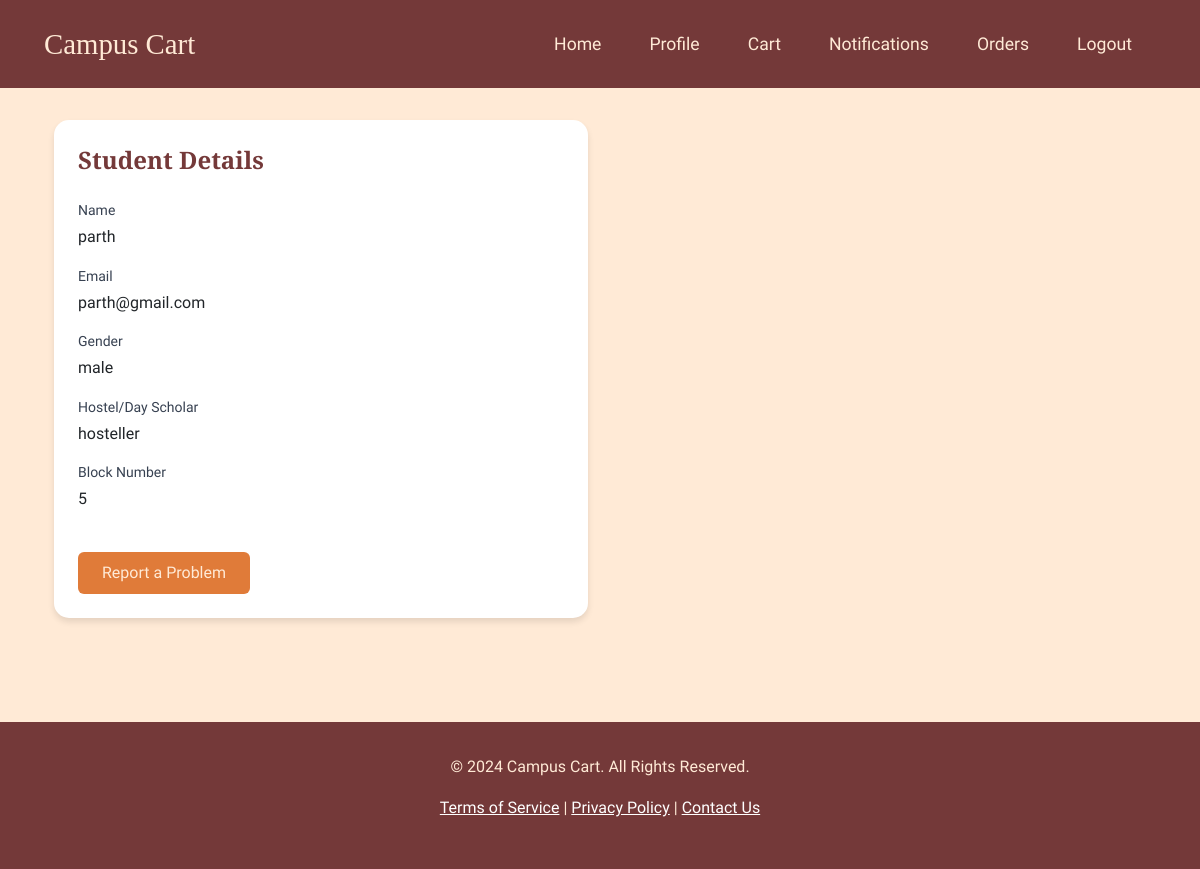
The app's page /student/profile (signed in) with its own data.
### ssp/models.py (models this page shows, shortened)
class Users(db.Model, UserMixin):
    id = db.Column(db.Integer, primary_key=True)
    email = db.Column(db.String(150), unique=True, nullable=False)
    name = db.Column(db.String(150), nullable=False)
    password = db.Column(db.String(150), nullable=False)
    role_id = db.Column(db.Integer, nullable=False)
    created_date = db.Column(db.DateTime, nullable=False, default=datetime.utcnow)
    updated_date = db.Column(db.DateTime, nullable=False, default=datetime.utcnow, onupdate=datetime.utcnow)
    service_type = db.Column(db.String(50), nullable=True)  # For service professionals
    service_status = db.Column(db.String(20), default='active')  # For managing service status
    notifications = db.relationship('Notifications', backref='users', lazy=True)
    orders = db.relationship('Orders', backref='users', lazy=True)
    carts = db.relationship('Carts', backref='users', lazy=True)
    catalog_items = db.relationship('Catalog',
                                  backref='service_professional',
                                  lazy=True,
                                  cascade='all, delete-orphan')
    gender = db.Column(db.String(50), nullable=True)
    type = db.Column(db.String(50), nullable=True)
    block_no = db.Column(db.String(50), nullable=True)

### ssp/routes/student.py (the view, shortened to what this page needs)
@student.route('/profile', methods=['GET', 'POST'])
@login_required
def profile():
    return render_template('student/profile.html', user=current_user, incomplete=False)

### ssp/templates/student/profile.html (shortened to what this page needs)
<!DOCTYPE html>
<html lang="en">
<head>
    <link href="https://cdn.jsdelivr.net/npm/tailwindcss@2.2.19/dist/tailwind.min.css" rel="stylesheet">
    <link href="https://cdn.jsdelivr.net/npm/bootstrap@5.3.0-alpha1/dist/css/bootstrap.min.css" rel="stylesheet" />
    <link rel="stylesheet" href="https://cdn.jsdelivr.net/npm/bootstrap-icons@1.7.2/font/bootstrap-icons.css" />
  </head>
  <body>
    <nav class="navbar">
      <div class="container-fluid">
        <a class="navbar-brand" href="{{ url_for('student.home') }}"
          >Campus Cart</a
        >
        <ul class="nav">
          <li class="nav-item">
            <a class="nav-link" href="{{ url_for('student.home') }}">Home</a>
          </li>
          <li class="nav-item">
            <a class="nav-link" href="{{ url_for('student.profile') }}"
              >Profile</a
            >
          </li>
          <li class="nav-item">
            <a class="nav-link" href="{{ url_for('student.cart') }}">Cart</a>
          </li>
          <li class="nav-item">
            <a class="nav-link" href="{{ url_for('student.notifications') }}"
              >Notifications</a
            >
          </li>
          <li class="nav-item">
            <a class="nav-link" href="{{ url_for('student.orders') }}"
              >Orders</a
            >
          </li>
          <li class="nav-item">
            <a class="nav-link" href="{{ url_for('student.logout') }}"
              >Logout</a
            >
          </li>
        </ul>
      </div>
    </nav>
    <main class="container mx-auto py-8 px-4">
        <div class="grid md:grid-cols-2 gap-6">
            <div class="card rounded-lg p-6">
                <h2 class="text-2xl font-bold mb-6">Student Details</h2>
                {% if incomplete %}
                <form method="POST" >
                    <div class="mb-3">
                      <input
                        type="text"
                        class="form-control"
                        placeholder="Name"
                        value="{{ current_user.name }}"
                        readonly
                      />
                    </div>
                    <div class="mb-3">
                      <input
                        type="email"
                        class="form-control"
                        placeholder="Email"
                        value="{{ current_user.email }}"
                        readonly
                      />
                    </div>
                    <div class="mb-3">
                      <input
                        type="password"
                        class="form-control"
                        placeholder="Password"
                        value="{{ current_user.password }}"
                        readonly
                      />
                    </div>
                    <div class="mb-3">
                      <select class="form-select" id="gender" name="gender" required>
                        <option value="" {% if not current_user.gender %}selected{% endif %}>Select Gender</option>
                        <option value="male" {% if current_user.gender == 'male' %}selected{% endif %}>Male</option>
                        <option value="female" {% if current_user.gender == 'female' %}selected{% endif %}>Female</option>
                      </select>
                    </div>
                    <div class="mb-3">
                      <select class="form-select" id="type" name="type" required onchange="updateBlockField()">
                        <option value="" {% if not current_user.type %}selected{% endif %}>Select Type</option>
                        <option value="hosteller" {% if current_user.type == 'hosteller' %}selected{% endif %}>Hosteller</option>
                        <option value="dayScholar" {% if current_user.type == 'dayScholar' %}selected{% endif %}>Day Scholar</option>
                      </select>
                    </div>
                    <div class="mb-3">
                        <select class="form-select" id="block_no" name="block_no" disabled>
                            <option value="">Select Block No.</option>
                        </select>
                    </div>
                    <button type="submit" class="btn-submit">Save</button>
                  </form>
                {% else %}
                <div class="space-y-4">
                    <div>
                        <label class="block text-sm font-medium text-gray-700">Name</label>
                        <p class="mt-1">{{ user.name }}</p>
                    </div>
                    <div>
                        <label class="block text-sm font-medium text-gray-700">Email</label>
                        <p class="mt-1">{{ user.email }}</p>
                    </div>
                    <div>
                        <label class="block text-sm font-medium text-gray-700">Gender</label>
                        <p class="mt-1">{{ user.gender }}</p>
                    </div>
                    <div>
                        <label class="block text-sm font-medium text-gray-700">Hostel/Day Scholar</label>
                        <p class="mt-1">{{ user.type }}</p>
                    </div>
                    <div>
                        <label class="block text-sm font-medium text-gray-700">Block Number</label>
                        <p class="mt-1">{{ user.block_no }}</p>
                    </div>
                    <a href="{{ url_for('student.report_prblm') }}" class="btn-primary px-4 py-2 rounded-md mt-4 inline-block no-underline">Report a Problem</a>
                </div>
                {% endif %}
            </div>
        </div>
    </main>
    <footer class="footer text-center">
        <p>&copy; 2024 Campus Cart. All Rights Reserved.</p>
        <p>
            <a href="#" class="text-white">Terms of Service</a> |
            <a href="#" class="text-white">Privacy Policy</a> |
            <a href="#" class="text-white">Contact Us</a>
        </p>
    </footer>
</body>
</html>

### ssp/templates/student/profile.html (style rules this page uses)
:root { --text-color: #8f3c2d; --background-color: #ffead6; --primary-color: #e07b39; --secondary-color: #886363; --accent-color: #743939; }
body { font-family: "Old Standard TT", serif; background-color: var(--background-color); color: var(--text-color); line-height: 1.6; }
h1, h2, h3, h4, h5, h6 { font-family: "Alegreya", serif; color: var(--accent-color); }
.navbar { background-color: var(--accent-color); padding: 1rem 2rem; }
.navbar-brand { font-family: "Alegreya", serif; font-size: 1.8rem; color: var(--background-color) !important; }
.nav-link { color: var(--background-color) !important; font-family: "Old Standard TT", serif; font-size: 1.1rem; margin: 0 0.5rem; transition: color 0.3s ease; }
.btn-primary { background-color: var(--primary-color); border-color: var(--primary-color); color: var(--background-color); transition: all 0.3s ease; }
.card { border: none; border-radius: 15px; box-shadow: 0 4px 6px rgba(0, 0, 0, 0.1); background-color: white; margin-bottom: 1.5rem; }
.footer { background-color: var(--accent-color); color: var(--background-color); padding: 2rem 0; width: 100%; margin-top: 3rem; }

### records on screen
Users: name "parth", email "parth@gmail.com", gender "male", type "hosteller", block_no "5"
